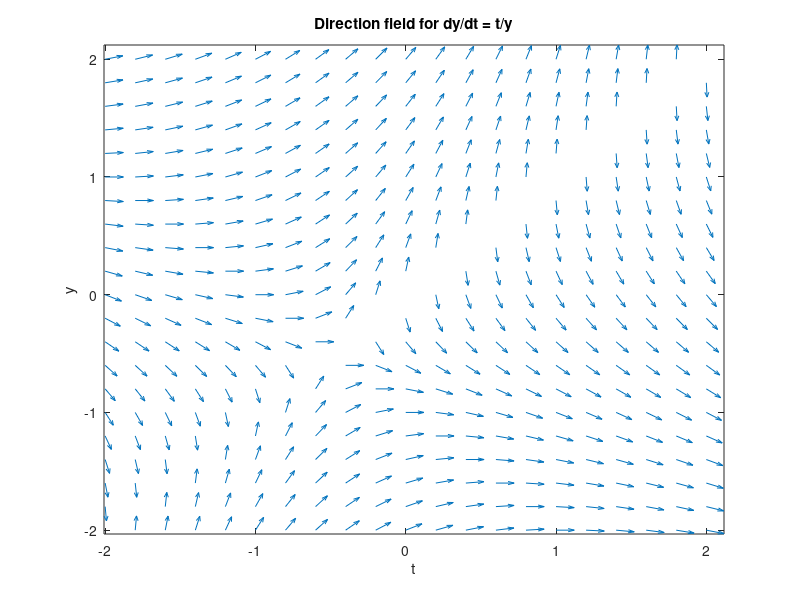

Here is the MATLAB script that generated this plot:
[T,Y]=meshgrid(-2:0.2:2, -2:0.2:2);
S= (T+Y+1)./(Y-T);
L= sqrt(1+S.^2);
quiver(T,Y,1./L,S./L,0.45)
axis tight; xlabel('t'), ylabel('y')
title('Direction field for dy/dt = t/y')
